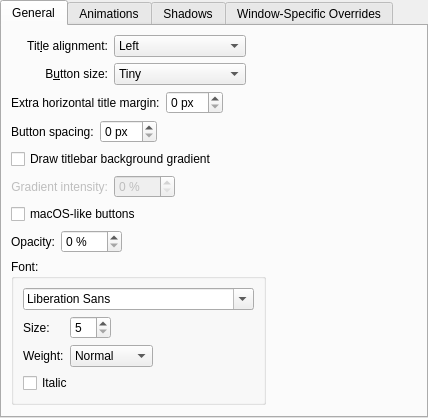
<?xml version="1.0" encoding="UTF-8"?>
<ui version="4.0">
 <class>BreezeConfigurationUI</class>
 <widget class="QWidget" name="BreezeConfigurationUI">
  <property name="geometry">
   <rect>
    <x>0</x>
    <y>0</y>
    <width>428</width>
    <height>418</height>
   </rect>
  </property>
  <layout class="QVBoxLayout" name="verticalLayout">
   <property name="margin">
    <number>0</number>
   </property>
   <item>
    <widget class="QTabWidget" name="tabWidget">
     <property name="currentIndex">
      <number>0</number>
     </property>
     <widget class="QWidget" name="tab">
      <attribute name="title">
       <string>General</string>
      </attribute>
      <layout class="QGridLayout" name="gridLayout_4">
       <item row="0" column="0">
        <widget class="QLabel" name="label_3">
         <property name="text">
          <string>Tit&amp;le alignment:</string>
         </property>
         <property name="alignment">
          <set>Qt::AlignRight|Qt::AlignTrailing|Qt::AlignVCenter</set>
         </property>
         <property name="buddy">
          <cstring>titleAlignment</cstring>
         </property>
        </widget>
       </item>
       <item row="0" column="1">
        <widget class="QComboBox" name="titleAlignment">
         <item>
          <property name="text">
           <string>Left</string>
          </property>
         </item>
         <item>
          <property name="text">
           <string>Center</string>
          </property>
         </item>
         <item>
          <property name="text">
           <string>Center (Full Width)</string>
          </property>
         </item>
         <item>
          <property name="text">
           <string>Right</string>
          </property>
         </item>
        </widget>
       </item>
       <item row="0" column="2">
        <spacer name="horizontalSpacer">
         <property name="orientation">
          <enum>Qt::Horizontal</enum>
         </property>
         <property name="sizeHint" stdset="0">
          <size>
           <width>40</width>
           <height>20</height>
          </size>
         </property>
        </spacer>
       </item>
       <item row="1" column="0">
        <widget class="QLabel" name="label_4">
         <property name="text">
          <string>B&amp;utton size:</string>
         </property>
         <property name="alignment">
          <set>Qt::AlignRight|Qt::AlignTrailing|Qt::AlignVCenter</set>
         </property>
         <property name="buddy">
          <cstring>buttonSize</cstring>
         </property>
        </widget>
       </item>
       <item row="1" column="1">
        <widget class="QComboBox" name="buttonSize">
         <item>
          <property name="text">
           <string>Tiny</string>
          </property>
         </item>
         <item>
          <property name="text">
           <string comment="@item:inlistbox Button size:">Small</string>
          </property>
         </item>
         <item>
          <property name="text">
           <string comment="@item:inlistbox Button size:">Medium</string>
          </property>
         </item>
         <item>
          <property name="text">
           <string comment="@item:inlistbox Button size:">Large</string>
          </property>
         </item>
         <item>
          <property name="text">
           <string comment="@item:inlistbox Button size:">Very Large</string>
          </property>
         </item>
        </widget>
       </item>
       <item row="2" column="0" colspan="3">
        <layout class="QHBoxLayout" name="horizontalLayout">
         <item>
          <widget class="QLabel" name="titleMarginLabel">
           <property name="text">
            <string>Extra horizontal title margin:</string>
           </property>
          </widget>
         </item>
         <item>
          <widget class="QSpinBox" name="titleMarginSpinBox">
           <property name="suffix">
            <string> px</string>
           </property>
          </widget>
         </item>
         <item>
          <spacer name="horizontalSpacer_8">
           <property name="orientation">
            <enum>Qt::Horizontal</enum>
           </property>
           <property name="sizeHint" stdset="0">
            <size>
             <width>40</width>
             <height>20</height>
            </size>
           </property>
          </spacer>
         </item>
        </layout>
       </item>
       <item row="3" column="0" colspan="3">
        <layout class="QHBoxLayout" name="horizontalLayout_2">
         <item>
          <widget class="QLabel" name="btnSpacingLabel">
           <property name="text">
            <string>Button spacing:</string>
           </property>
          </widget>
         </item>
         <item>
          <widget class="QSpinBox" name="btnSpacingSpinBox">
           <property name="suffix">
            <string> px</string>
           </property>
           <property name="prefix">
            <string/>
           </property>
          </widget>
         </item>
         <item>
          <spacer name="horizontalSpacer_7">
           <property name="orientation">
            <enum>Qt::Horizontal</enum>
           </property>
           <property name="sizeHint" stdset="0">
            <size>
             <width>40</width>
             <height>20</height>
            </size>
           </property>
          </spacer>
         </item>
        </layout>
       </item>
       <item row="4" column="0" colspan="3">
        <widget class="QCheckBox" name="drawBackgroundGradient">
         <property name="text">
          <string>Draw titlebar background gradient</string>
         </property>
        </widget>
       </item>
       <item row="5" column="0">
        <widget class="QLabel" name="label_7">
         <property name="enabled">
          <bool>false</bool>
         </property>
         <property name="text">
          <string>Gradient intensity:</string>
         </property>
         <property name="alignment">
          <set>Qt::AlignRight|Qt::AlignTrailing|Qt::AlignVCenter</set>
         </property>
        </widget>
       </item>
       <item row="5" column="1" alignment="Qt::AlignLeft">
        <widget class="QSpinBox" name="gradientSpinBox">
         <property name="enabled">
          <bool>false</bool>
         </property>
         <property name="suffix">
          <string> %</string>
         </property>
         <property name="maximum">
          <number>100</number>
         </property>
        </widget>
       </item>
       <item row="6" column="0" colspan="3">
        <widget class="QCheckBox" name="macOSButtons">
         <property name="text">
          <string>macOS-like buttons</string>
         </property>
        </widget>
       </item>
       <item row="7" column="0" colspan="3">
        <layout class="QGridLayout" name="gridLayout_2" columnstretch="0,0,0,1">
         <item row="0" column="0">
          <widget class="QLabel" name="label_6">
           <property name="text">
            <string>Opacity:</string>
           </property>
          </widget>
         </item>
         <item row="0" column="1">
          <widget class="QSpinBox" name="opacitySpinBox">
           <property name="suffix">
            <string> %</string>
           </property>
           <property name="maximum">
            <number>100</number>
           </property>
          </widget>
         </item>
         <item row="0" column="2">
          <spacer name="horizontalSpacer_6">
           <property name="orientation">
            <enum>Qt::Horizontal</enum>
           </property>
           <property name="sizeHint" stdset="0">
            <size>
             <width>5</width>
             <height>5</height>
            </size>
           </property>
          </spacer>
         </item>
         <item row="1" column="0" colspan="3">
          <widget class="QGroupBox" name="groupBox">
           <property name="title">
            <string>Font:</string>
           </property>
           <layout class="QGridLayout" name="gridLayout_3">
            <item row="0" column="0" colspan="5">
             <widget class="QFontComboBox" name="fontComboBox"/>
            </item>
            <item row="1" column="1" alignment="Qt::AlignLeft">
             <widget class="QSpinBox" name="fontSizeSpinBox">
              <property name="minimum">
               <number>5</number>
              </property>
              <property name="maximum">
               <number>50</number>
              </property>
             </widget>
            </item>
            <item row="1" column="0">
             <widget class="QLabel" name="label_9">
              <property name="text">
               <string>Size:</string>
              </property>
             </widget>
            </item>
            <item row="1" column="4">
             <spacer name="horizontalSpacer_3">
              <property name="orientation">
               <enum>Qt::Horizontal</enum>
              </property>
              <property name="sizeHint" stdset="0">
               <size>
                <width>5</width>
                <height>5</height>
               </size>
              </property>
             </spacer>
            </item>
            <item row="2" column="0">
             <widget class="QLabel" name="label_8">
              <property name="text">
               <string>Weight:</string>
              </property>
             </widget>
            </item>
            <item row="2" column="1">
             <widget class="QComboBox" name="weightComboBox">
              <property name="currentIndex">
               <number>0</number>
              </property>
              <item>
               <property name="text">
                <string>Normal</string>
               </property>
              </item>
              <item>
               <property name="text">
                <string>Medium</string>
               </property>
              </item>
              <item>
               <property name="text">
                <string>DemiBold</string>
               </property>
              </item>
              <item>
               <property name="text">
                <string>Bold</string>
               </property>
              </item>
              <item>
               <property name="text">
                <string>ExtraBold</string>
               </property>
              </item>
              <item>
               <property name="text">
                <string>Black</string>
               </property>
              </item>
             </widget>
            </item>
            <item row="3" column="0" colspan="2">
             <widget class="QCheckBox" name="italicCheckBox">
              <property name="text">
               <string>Italic</string>
              </property>
             </widget>
            </item>
           </layout>
          </widget>
         </item>
         <item row="1" column="3">
          <spacer name="horizontalSpacer_2">
           <property name="orientation">
            <enum>Qt::Horizontal</enum>
           </property>
           <property name="sizeHint" stdset="0">
            <size>
             <width>5</width>
             <height>5</height>
            </size>
           </property>
          </spacer>
         </item>
        </layout>
       </item>
       <item row="8" column="0" colspan="3">
        <spacer name="verticalSpacer">
         <property name="orientation">
          <enum>Qt::Vertical</enum>
         </property>
         <property name="sizeHint" stdset="0">
          <size>
           <width>20</width>
           <height>40</height>
          </size>
         </property>
        </spacer>
       </item>
      </layout>
     </widget>
     <widget class="QWidget" name="tab_2">
      <attribute name="title">
       <string>Animations</string>
      </attribute>
      <layout class="QGridLayout" name="gridLayout_5">
       <item row="0" column="0" colspan="3">
        <widget class="QCheckBox" name="animationsEnabled">
         <property name="text">
          <string>Enable animations</string>
         </property>
        </widget>
       </item>
       <item row="1" column="0">
        <widget class="QLabel" name="animationsDurationLabel">
         <property name="enabled">
          <bool>false</bool>
         </property>
         <property name="text">
          <string>Anima&amp;tions duration:</string>
         </property>
         <property name="alignment">
          <set>Qt::AlignRight|Qt::AlignTrailing|Qt::AlignVCenter</set>
         </property>
         <property name="buddy">
          <cstring>animationsDuration</cstring>
         </property>
        </widget>
       </item>
       <item row="1" column="1">
        <widget class="QSpinBox" name="animationsDuration">
         <property name="enabled">
          <bool>false</bool>
         </property>
         <property name="suffix">
          <string> ms</string>
         </property>
         <property name="maximum">
          <number>500</number>
         </property>
        </widget>
       </item>
       <item row="1" column="2">
        <spacer name="horizontalSpacer_4">
         <property name="orientation">
          <enum>Qt::Horizontal</enum>
         </property>
         <property name="sizeHint" stdset="0">
          <size>
           <width>40</width>
           <height>20</height>
          </size>
         </property>
        </spacer>
       </item>
       <item row="2" column="0" colspan="3">
        <spacer name="verticalSpacer_2">
         <property name="orientation">
          <enum>Qt::Vertical</enum>
         </property>
         <property name="sizeHint" stdset="0">
          <size>
           <width>20</width>
           <height>40</height>
          </size>
         </property>
        </spacer>
       </item>
      </layout>
     </widget>
     <widget class="QWidget" name="tab_4">
      <attribute name="title">
       <string>Shadows</string>
      </attribute>
      <layout class="QGridLayout" name="gridLayout">
       <item row="0" column="0">
        <widget class="QLabel" name="label">
         <property name="text">
          <string>Si&amp;ze:</string>
         </property>
         <property name="alignment">
          <set>Qt::AlignRight|Qt::AlignTrailing|Qt::AlignVCenter</set>
         </property>
         <property name="buddy">
          <cstring>shadowSize</cstring>
         </property>
        </widget>
       </item>
       <item row="0" column="1">
        <widget class="QComboBox" name="shadowSize">
         <item>
          <property name="text">
           <string comment="@item:inlistbox Button size:">None</string>
          </property>
         </item>
         <item>
          <property name="text">
           <string comment="@item:inlistbox Button size:">Small</string>
          </property>
         </item>
         <item>
          <property name="text">
           <string comment="@item:inlistbox Button size:">Medium</string>
          </property>
         </item>
         <item>
          <property name="text">
           <string comment="@item:inlistbox Button size:">Large</string>
          </property>
         </item>
         <item>
          <property name="text">
           <string comment="@item:inlistbox Button size:">Very Large</string>
          </property>
         </item>
        </widget>
       </item>
       <item row="1" column="0">
        <widget class="QLabel" name="label_2">
         <property name="text">
          <string comment="strength of the shadow (from transparent to opaque)">S&amp;trength:</string>
         </property>
         <property name="alignment">
          <set>Qt::AlignRight|Qt::AlignTrailing|Qt::AlignVCenter</set>
         </property>
         <property name="buddy">
          <cstring>shadowStrength</cstring>
         </property>
        </widget>
       </item>
       <item row="1" column="1">
        <widget class="QSpinBox" name="shadowStrength">
         <property name="suffix">
          <string>%</string>
         </property>
         <property name="minimum">
          <number>10</number>
         </property>
         <property name="maximum">
          <number>100</number>
         </property>
        </widget>
       </item>
       <item row="1" column="2">
        <spacer name="horizontalSpacer_5">
         <property name="orientation">
          <enum>Qt::Horizontal</enum>
         </property>
         <property name="sizeHint" stdset="0">
          <size>
           <width>40</width>
           <height>20</height>
          </size>
         </property>
        </spacer>
       </item>
       <item row="2" column="0">
        <widget class="QLabel" name="label_5">
         <property name="text">
          <string>Color:</string>
         </property>
         <property name="alignment">
          <set>Qt::AlignRight|Qt::AlignTrailing|Qt::AlignVCenter</set>
         </property>
        </widget>
       </item>
       <item row="2" column="1">
        <widget class="KColorButton" name="shadowColor"/>
       </item>
       <item row="3" column="0" colspan="3">
        <spacer name="verticalSpacer_3">
         <property name="orientation">
          <enum>Qt::Vertical</enum>
         </property>
         <property name="sizeHint" stdset="0">
          <size>
           <width>20</width>
           <height>40</height>
          </size>
         </property>
        </spacer>
       </item>
      </layout>
     </widget>
     <widget class="QWidget" name="tab_3">
      <attribute name="title">
       <string>Window-Specific Overrides</string>
      </attribute>
      <layout class="QVBoxLayout" name="verticalLayout_3">
       <item>
        <widget class="Breeze::ExceptionListWidget" name="exceptions" native="true">
         <property name="sizePolicy">
          <sizepolicy hsizetype="Preferred" vsizetype="Expanding">
           <horstretch>0</horstretch>
           <verstretch>0</verstretch>
          </sizepolicy>
         </property>
        </widget>
       </item>
      </layout>
     </widget>
    </widget>
   </item>
  </layout>
 </widget>
 <customwidgets>
  <customwidget>
   <class>KColorButton</class>
   <extends>QPushButton</extends>
   <header>kcolorbutton.h</header>
  </customwidget>
  <customwidget>
   <class>Breeze::ExceptionListWidget</class>
   <extends>QWidget</extends>
   <header>config/breezeexceptionlistwidget.h</header>
   <container>1</container>
  </customwidget>
 </customwidgets>
 <resources/>
 <connections>
  <connection>
   <sender>animationsEnabled</sender>
   <signal>toggled(bool)</signal>
   <receiver>animationsDurationLabel</receiver>
   <slot>setEnabled(bool)</slot>
   <hints>
    <hint type="sourcelabel">
     <x>34</x>
     <y>194</y>
    </hint>
    <hint type="destinationlabel">
     <x>84</x>
     <y>221</y>
    </hint>
   </hints>
  </connection>
  <connection>
   <sender>animationsEnabled</sender>
   <signal>toggled(bool)</signal>
   <receiver>animationsDuration</receiver>
   <slot>setEnabled(bool)</slot>
   <hints>
    <hint type="sourcelabel">
     <x>108</x>
     <y>194</y>
    </hint>
    <hint type="destinationlabel">
     <x>141</x>
     <y>229</y>
    </hint>
   </hints>
  </connection>
  <connection>
   <sender>drawBackgroundGradient</sender>
   <signal>toggled(bool)</signal>
   <receiver>gradientSpinBox</receiver>
   <slot>setEnabled(bool)</slot>
   <hints>
    <hint type="sourcelabel">
     <x>222</x>
     <y>160</y>
    </hint>
    <hint type="destinationlabel">
     <x>166</x>
     <y>188</y>
    </hint>
   </hints>
  </connection>
  <connection>
   <sender>drawBackgroundGradient</sender>
   <signal>toggled(bool)</signal>
   <receiver>label_7</receiver>
   <slot>setEnabled(bool)</slot>
   <hints>
    <hint type="sourcelabel">
     <x>222</x>
     <y>160</y>
    </hint>
    <hint type="destinationlabel">
     <x>64</x>
     <y>57</y>
    </hint>
   </hints>
  </connection>
 </connections>
</ui>
